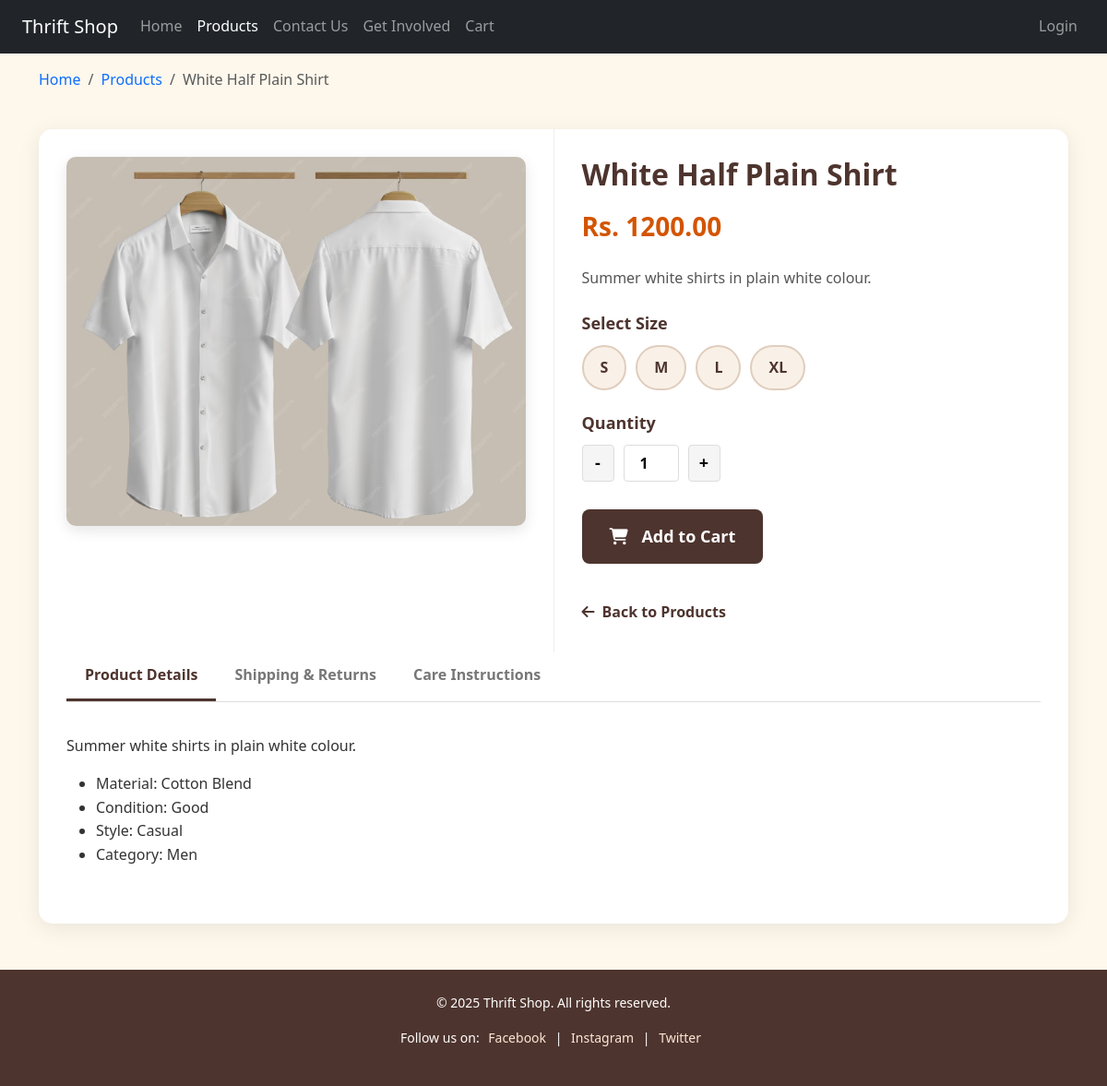
Page /products/6/ on the committed database.
### shop/models.py (models this page shows, shortened)
class Product(models.Model):
    CATEGORY_CHOICES = [
        ('Men', 'Men'),
        ('Women', 'Women'),
    ]
    name = models.CharField(max_length=200)
    description = models.TextField(default='No description available')
    price = models.DecimalField(max_digits=8, decimal_places=2)
    image = models.ImageField(upload_to='products/')
    category = models.CharField(max_length=10, choices=CATEGORY_CHOICES)
    sizes = models.ManyToManyField(Size, related_name='products', blank=True)

class Size(models.Model):
    code = models.CharField(max_length=4, choices=SIZE_CHOICES, unique=True)

### shop/views.py (the view)
# urls.py: path('products/<int:pk>/', views.product_detail, name='product_detail'),
def product_detail(request, pk):
    product = get_object_or_404(Product, pk=pk)
    sizes = product.sizes.all()
    if request.method == 'POST':
        selected_size = request.POST.get('selected_size')
        print("Selected size:", selected_size)  # For debugging
    return render(request, 'shop/product_detail.html', {
        'product': product,
        'sizes': sizes
    })

### shop/templates/shop/product_detail.html (shortened to what this page needs)
{% load static %}
<!DOCTYPE html>
<html lang="en">
<head>
    <link href="https://cdn.jsdelivr.net/npm/bootstrap@5.3.3/dist/css/bootstrap.min.css" rel="stylesheet">
    <link rel="stylesheet" href="https://cdnjs.cloudflare.com/ajax/libs/font-awesome/6.4.0/css/all.min.css">
</head>
<body>
    <nav class="navbar navbar-expand-lg navbar-dark bg-dark px-4">
        <a class="navbar-brand" href="{% url 'home' %}">Thrift Shop</a>
        <div class="collapse navbar-collapse" id="navbarSupportedContent">
            <ul class="navbar-nav me-auto mb-2 mb-lg-0">
                <li class="nav-item">
                    <a class="nav-link" href="{% url 'home' %}">Home</a>
                </li>
                <li class="nav-item">
                    <a class="nav-link active" href="{% url 'products' %}">Products</a>
                </li>
                <li class="nav-item">
                    <a class="nav-link" href="{% url 'contact' %}">Contact Us</a>
                </li>
                <li class="nav-item">
                    <a class="nav-link" href="{% url 'get_involved' %}">Get Involved</a>
                </li>
                <li class="nav-item">
                    <a class="nav-link" href="{% url 'cart' %}">Cart</a>
                </li>
            </ul>
            <ul class="navbar-nav ms-auto">
                {% if user.is_authenticated %}
                    <li class="nav-item">
                        <a class="nav-link" href="{% url 'logout' %}">Logout</a>
                    </li>
                {% else %}
                    <li class="nav-item">
                        <a class="nav-link" href="{% url 'login' %}">Login</a>
                    </li>
                {% endif %}
            </ul>
        </div>
    </nav>
    <div class="container mt-3">
        <nav aria-label="breadcrumb">
            <ol class="breadcrumb">
                <li class="breadcrumb-item"><a href="{% url 'home' %}">Home</a></li>
                <li class="breadcrumb-item"><a href="{% url 'products' %}">Products</a></li>
                <li class="breadcrumb-item active" aria-current="page">{{ product.name }}</li>
            </ol>
        </nav>
    </div>
    <div class="container">
        <div class="product-container">
            <div class="product-content">
                <div class="product-images">
                    {% if product.image %}
                        <img src="{{ product.image.url }}" alt="{{ product.name }}" class="main-image">
                    {% else %}
                        <div class="main-image d-flex align-items-center justify-content-center bg-light">
                            <span class="text-muted">No image available</span>
                        </div>
                    {% endif %}
                </div>
                <div class="product-info">
                    <h1 class="product-title">{{ product.name }}</h1>
                    <div class="product-price">Rs. {{ product.price|floatformat:2 }}</div>
                    <p class="product-description">{{ product.description }}</p>
                    <form action="{% url 'add_to_cart' product.id %}" method="post" id="add-to-cart-form">
                        <div class="size-section">
                            <h3 class="section-title">Select Size</h3>
                            <div class="size-options">
                                {% if product.sizes.exists %}
                                    {% for size in product.sizes.all %}
                                        <label for="size_{{ size.code }}" class="size-label">{{ size.code }}</label>
                                    {% endfor %}
                                {% else %}
                                    <span class="text-muted">No sizes available.</span>
                                    <input type="hidden" name="size" value="">
                                {% endif %}
                            </div>
                        </div>
                        <div class="quantity-section">
                            <h3 class="section-title">Quantity</h3>
                            <div class="quantity-control">
                                <button type="button" class="quantity-btn" onclick="decreaseQty()">-</button>
                                <input type="number" id="quantity" name="quantity" value="1" min="1" class="quantity-input">
                                <button type="button" class="quantity-btn" onclick="increaseQty()">+</button>
                            </div>
                        </div>
                        <button type="submit" class="add-to-cart-btn">
                            <i class="fas fa-shopping-cart"></i> Add to Cart
                        </button>
                    </form>
                    <a href="{% url 'products' %}" class="back-link">
                        <i class="fas fa-arrow-left"></i> Back to Products
                    </a>
                </div>
            </div>
            <div class="product-tabs">
                <div class="tabs-nav">
                    <button class="tab-btn active" onclick="openTab('details')">Product Details</button>
                    <button class="tab-btn" onclick="openTab('shipping')">Shipping & Returns</button>
                    <button class="tab-btn" onclick="openTab('care')">Care Instructions</button>
                </div>
                <div id="details" class="tab-content active">
                    <p>{{ product.description }}</p>
                    <ul class="mt-3">
                        <li>Material: Cotton Blend</li>
                        <li>Condition: Good</li>
                        <li>Style: Casual</li>
                        <li>Category: {{ product.category }}</li>
                    </ul>
                </div>
            </div>
        </div>
    </div>
    <footer>
        <p>© 2025 Thrift Shop. All rights reserved.</p>
        <p>Follow us on:
            <a href="#">Facebook</a> |
            <a href="#">Instagram</a> |
            <a href="#">Twitter</a>
        </p>
    </footer>
</body>
</html>

### shop/templates/shop/product_detail.html (style rules this page uses)
:root { --primary-color: #4e342e; --accent-color: #f6ebfd; --bg-light: #fdf7ec; --text-dark: #333; --highlight: #d35400; --success: #28a745; }
* { margin: 0; padding: 0; box-sizing: border-box; }
body { font-family: 'Segoe UI', Tahoma, Geneva, Verdana, sans-serif; background-color: var(--bg-light); color: var(--text-dark); line-height: 1.6; }
a { text-decoration: none; transition: all 0.3s ease; }
.product-container { max-width: 1200px; margin: 40px auto; background-color: white; border-radius: 15px; box-shadow: 0 5px 25px rgba(0, 0, 0, 0.08); overflow: hidden; }
.product-content { display: flex; flex-wrap: wrap; }
.product-images { flex: 1; min-width: 300px; padding: 30px; }
.main-image { width: 100%; height: 400px; object-fit: cover; border-radius: 10px; box-shadow: 0 5px 15px rgba(0, 0, 0, 0.1); }
.product-info { flex: 1; min-width: 300px; padding: 30px; border-left: 1px solid #eee; }
.product-title { font-size: 32px; font-weight: 700; color: var(--primary-color); margin-bottom: 15px; }
.product-price { font-size: 28px; font-weight: 700; color: var(--highlight); margin-bottom: 20px; }
.product-description { font-size: 16px; color: #555; margin-bottom: 25px; line-height: 1.7; }
.size-section { margin-bottom: 25px; }
.section-title { font-size: 18px; font-weight: 600; color: var(--primary-color); margin-bottom: 12px; }
.size-options { display: flex; flex-wrap: wrap; gap: 10px; }
.size-label { display: inline-block; padding: 10px 18px; background-color: #f9f1e7; color: var(--primary-color); border: 2px solid #e0cdbd; border-radius: 30px; font-weight: 600; cursor: pointer; transition: all 0.3s ease; }
.quantity-section { margin-bottom: 30px; }
.quantity-control { display: flex; align-items: center; max-width: 150px; }
.quantity-btn { width: 40px; height: 40px; background-color: #f5f5f5; border: 1px solid #ddd; border-radius: 4px; display: flex; align-items: center; justify-content: center; font-size: 18px; font-weight: bold; cursor: pointer; transition: all 0.2s ease; }
.quantity-input { width: 60px; height: 40px; border: 1px solid #ddd; text-align: center; font-size: 16px; font-weight: 600; margin: 0 10px; border-radius: 4px; }
.add-to-cart-btn { display: inline-block; padding: 15px 30px; background-color: var(--primary-color); color: white; border: none; border-radius: 8px; font-size: 18px; font-weight: 600; cursor: pointer; transition: all 0.3s ease; margin-bottom: 20px; }
.add-to-cart-btn i { margin-right: 10px; }
.back-link { display: inline-flex; align-items: center; color: var(--primary-color); font-weight: 600; margin-top: 20px; transition: all 0.3s ease; }
.back-link i { margin-right: 8px; }
.product-tabs { padding: 0 30px 30px; }
.tabs-nav { display: flex; border-bottom: 1px solid #ddd; margin-bottom: 20px; }
.tab-btn { padding: 12px 20px; background: none; border: none; border-bottom: 3px solid transparent; font-size: 16px; font-weight: 600; color: #777; cursor: pointer; transition: all 0.3s ease; }
.tab-btn.active { color: var(--primary-color); border-bottom-color: var(--primary-color); }
.tab-content { display: none; padding: 15px 0; }
.tab-content.active { display: block; }
footer { background-color: var(--primary-color); color: white; padding: 25px 10px; text-align: center; font-size: 14px; margin-top: 50px; }
footer a { color: #ffe7d6; margin: 0 6px; }

### rows in the picture
Product: name "White Half Plain Shirt", image (picture), price "1200.00", description "Summer white shirts in plain white colour.", category "Men"
Size: code "S"
Size: code "M"
Size: code "L"
Size: code "XL"
